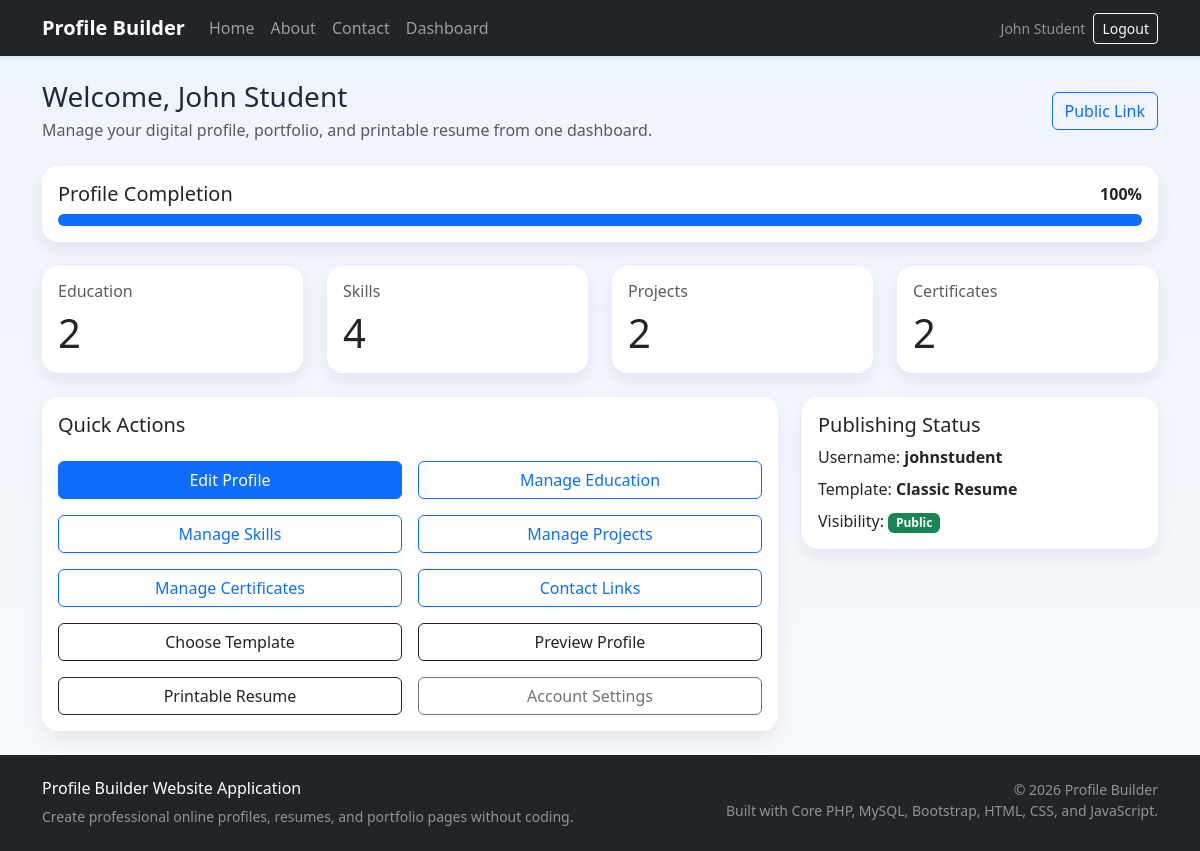
The page /user/dashboard.php (signed in) on the database its author committed.
### tables this page shows
CREATE TABLE users (
    id INT AUTO_INCREMENT PRIMARY KEY,
    name VARCHAR(100) NOT NULL,
    email VARCHAR(120) NOT NULL UNIQUE,
    password VARCHAR(255) NOT NULL,
    role ENUM('user', 'admin') NOT NULL DEFAULT 'user',
    status ENUM('active', 'inactive') NOT NULL DEFAULT 'active',
    created_at TIMESTAMP NOT NULL DEFAULT CURRENT_TIMESTAMP
);

CREATE TABLE profiles (
    id INT AUTO_INCREMENT PRIMARY KEY,
    user_id INT NOT NULL,
    username VARCHAR(50) NOT NULL UNIQUE,
    full_name VARCHAR(120) NOT NULL,
    headline VARCHAR(150) NOT NULL,
    bio TEXT NULL,
    date_of_birth DATE NULL,
    profile_photo VARCHAR(255) NULL,
    template_name VARCHAR(50) NOT NULL DEFAULT 'classic',
    privacy ENUM('public', 'private') NOT NULL DEFAULT 'public',
    created_at TIMESTAMP NOT NULL DEFAULT CURRENT_TIMESTAMP,
    updated_at TIMESTAMP NOT NULL DEFAULT CURRENT_TIMESTAMP ON UPDATE CURRENT_TIMESTAMP,
    CONSTRAINT fk_profiles_user FOREIGN KEY (user_id) REFERENCES users(id) ON DELETE CASCADE
);

### includes/functions.php (called while the page is built, shortened)
<?php
require_once __DIR__ . '/../config/database.php';
function db(): PDO
{
    global $pdo;
    return $pdo;
}
function e(?string $value): string
{
    return htmlspecialchars((string) $value, ENT_QUOTES, 'UTF-8');
}
function current_user(): ?array
{
    return $_SESSION['user'] ?? null;
}
function is_logged_in(): bool
{
    return current_user() !== null;
}
function update_session_user(): void
{
    $stmt = db()->prepare('SELECT id, name, email, role, status, created_at FROM users WHERE id = ? LIMIT 1');
    $stmt->execute([current_user()['id']]);
}
function get_user_profile(int $userId): ?array
{
    $stmt = db()->prepare('SELECT * FROM profiles WHERE user_id = ? LIMIT 1');
    $stmt->execute([$userId]);
    return $stmt->fetch() ?: null;
}
function get_user_contact(int $userId): ?array
{
    $stmt = db()->prepare('SELECT * FROM contacts WHERE user_id = ? LIMIT 1');
    $stmt->execute([$userId]);
    return $stmt->fetch() ?: null;
}
function get_records(string $table, int $userId, string $orderBy = 'id DESC'): array
{
    $allowed = ['education', 'skills', 'projects', 'certificates'];
    $stmt = db()->prepare("SELECT * FROM {$table} WHERE user_id = ? ORDER BY {$orderBy}");
    $stmt->execute([$userId]);
    return $stmt->fetchAll();
}
function profile_completion(int $userId): int
{
    $checks = 0;
    $completed = 0;
    $profile = get_user_profile($userId);
    $contact = get_user_contact($userId);
    $education = get_records('education', $userId);
    $skills = get_records('skills', $userId);
    $projects = get_records('projects', $userId);
    $certificates = get_records('certificates', $userId);
    $checks++;
    if ($profile && $profile['full_name'] && $profile['headline']) {
        $completed++;
    }
    $checks++;
    if (!empty($education)) {
        $completed++;
    }
    $checks++;
    if (!empty($skills)) {
        $completed++;
    }
    $checks++;
    if (!empty($projects)) {
        $completed++;
    }
    $checks++;
    if (!empty($certificates)) {
        $completed++;
    }
    $checks++;
    if ($contact && ($contact['email'] || $contact['phone'] || $contact['website'])) {
        $completed++;
    }
    $checks++;
    if ($profile && $profile['template_name']) {
        $completed++;
    }
    return (int) round(($completed / max($checks, 1)) * 100);
}
function get_templates(): array
{
    return [
        'classic' => 'Classic Resume',
        'modern' => 'Modern Portfolio',
        'minimal' => 'Minimal Professional',
    ];
}
function public_profile_link(string $username): string
{
    return '/profile-builder-website-application/public/view.php?u=' . urlencode($username);
}
function profile_visibility_badge(string $privacy): string
{
    return $privacy === 'public' ? 'success' : 'secondary';
}

### user/dashboard.php (the view, shortened to what this page needs)
<?php
update_session_user();
$userId = (int) current_user()['id'];
$completion = profile_completion($userId);
$stats = [
    'Education' => count(get_records('education', $userId)),
    'Skills' => count(get_records('skills', $userId)),
    'Projects' => count(get_records('projects', $userId)),
    'Certificates' => count(get_records('certificates', $userId)),
];
require_once __DIR__ . '/../includes/header.php';
?>
<div class="d-flex justify-content-between align-items-center mb-4">
    <div>
        <h1 class="h3 mb-1">Welcome, <?= e(current_user()['name']); ?></h1>
        <p class="text-muted mb-0">Manage your digital profile, portfolio, and printable resume from one dashboard.</p>
    </div>
    <?php if ($profile && $profile['username']): ?>
        <a class="btn btn-outline-primary" href="<?= e(public_profile_link($profile['username'])); ?>" target="_blank">Public Link</a>
    <?php endif; ?>
</div>
<div class="card dashboard-card mb-4">
    <div class="card-body">
        <div class="d-flex justify-content-between align-items-center mb-2">
            <h2 class="h5 mb-0">Profile Completion</h2>
            <span class="fw-semibold"><?= $completion; ?>%</span>
        </div>
        <div class="progress" style="height: 12px;">
            <div class="progress-bar" role="progressbar" style="width: <?= $completion; ?>%;"></div>
        </div>
    </div>
</div>
<div class="row g-4 mb-4">
    <?php foreach ($stats as $label => $value): ?>
        <div class="col-md-6 col-lg-3">
            <div class="card dashboard-card h-100">
                <div class="card-body">
                    <h3 class="h6 text-muted"><?= e($label); ?></h3>
                    <p class="display-6 mb-0"><?= $value; ?></p>
                </div>
            </div>
        </div>
    <?php endforeach; ?>
</div>
<div class="row g-4">
    <div class="col-lg-8">
        <div class="card dashboard-card">
            <div class="card-body">
                <h2 class="h5">Quick Actions</h2>
                <div class="row g-3 mt-1">
                    <div class="col-md-6"><a class="btn btn-primary w-100" href="/profile-builder-website-application/user/profile.php">Edit Profile</a></div>
                    <div class="col-md-6"><a class="btn btn-outline-primary w-100" href="/profile-builder-website-application/user/education.php">Manage Education</a></div>
                    <div class="col-md-6"><a class="btn btn-outline-primary w-100" href="/profile-builder-website-application/user/skills.php">Manage Skills</a></div>
                    <div class="col-md-6"><a class="btn btn-outline-primary w-100" href="/profile-builder-website-application/user/projects.php">Manage Projects</a></div>
                    <div class="col-md-6"><a class="btn btn-outline-primary w-100" href="/profile-builder-website-application/user/certificates.php">Manage Certificates</a></div>
                    <div class="col-md-6"><a class="btn btn-outline-primary w-100" href="/profile-builder-website-application/user/contact.php">Contact Links</a></div>
                    <div class="col-md-6"><a class="btn btn-outline-dark w-100" href="/profile-builder-website-application/user/templates.php">Choose Template</a></div>
                    <div class="col-md-6"><a class="btn btn-outline-dark w-100" href="/profile-builder-website-application/user/preview.php">Preview Profile</a></div>
                    <div class="col-md-6"><a class="btn btn-outline-dark w-100" href="/profile-builder-website-application/user/resume.php" target="_blank">Printable Resume</a></div>
                    <div class="col-md-6"><a class="btn btn-outline-secondary w-100" href="/profile-builder-website-application/user/settings.php">Account Settings</a></div>
                </div>
            </div>
        </div>
    </div>
    <div class="col-lg-4">
        <div class="card dashboard-card">
            <div class="card-body">
                <h2 class="h5">Publishing Status</h2>
                <?php if ($profile): ?>
                    <p class="mb-2">Username: <strong><?= e($profile['username']); ?></strong></p>
                    <p class="mb-2">Template: <strong><?= e(get_templates()[$profile['template_name']] ?? 'Classic Resume'); ?></strong></p>
                    <p class="mb-0">Visibility:
                        <span class="badge bg-<?= e(profile_visibility_badge($profile['privacy'])); ?>">
                            <?= e(ucfirst($profile['privacy'])); ?>
                        </span>
                    </p>
                <?php else: ?>
                    <p class="mb-0 text-muted">Create your profile first to publish a public link.</p>
                <?php endif; ?>
            </div>
        </div>
    </div>
</div>
<?php require_once __DIR__ . '/../includes/footer.php'; ?>

### includes/header.php (shortened to what this page needs)
<?php
require_once __DIR__ . '/functions.php';
?>
<!DOCTYPE html>
<html lang="en">
<head>
    <link href="https://cdn.jsdelivr.net/npm/bootstrap@5.3.3/dist/css/bootstrap.min.css" rel="stylesheet">
    <link rel="stylesheet" href="/profile-builder-website-application/assets/css/style.css">
</head>
<body>
<nav class="navbar navbar-expand-lg navbar-dark bg-dark shadow-sm">
    <div class="container">
        <a class="navbar-brand fw-bold" href="/profile-builder-website-application/index.php">Profile Builder</a>
        <div class="collapse navbar-collapse" id="mainNavbar">
            <ul class="navbar-nav me-auto mb-2 mb-lg-0">
                <li class="nav-item"><a class="nav-link" href="/profile-builder-website-application/index.php">Home</a></li>
                <li class="nav-item"><a class="nav-link" href="/profile-builder-website-application/about.php">About</a></li>
                <li class="nav-item"><a class="nav-link" href="/profile-builder-website-application/contact.php">Contact</a></li>
                <?php if (is_logged_in()): ?>
                    <li class="nav-item"><a class="nav-link" href="/profile-builder-website-application/user/dashboard.php">Dashboard</a></li>
                <?php endif; ?>
            </ul>
            <div class="d-flex align-items-center gap-2">
                <?php if (is_logged_in()): ?>
                    <span class="text-white-50 small"><?= e(current_user()['name']); ?></span>
                    <a class="btn btn-outline-light btn-sm" href="/profile-builder-website-application/auth/logout.php">Logout</a>
                <?php else: ?>
                    <a class="btn btn-outline-light btn-sm" href="/profile-builder-website-application/auth/login.php">Login</a>
                    <a class="btn btn-warning btn-sm" href="/profile-builder-website-application/auth/register.php">Register</a>
                <?php endif; ?>
            </div>
        </div>
    </div>
</nav>
<main class="py-4">
    <div class="container">

### assets/css/style.css (style rules this page uses)
:root { --primary-color: #0f4c81; --secondary-color: #1f2937; --accent-color: #f59e0b; --surface-color: #f8fafc; }
body { background: linear-gradient(180deg, #eef4ff 0%, #f8fafc 100%); color: #1f2937; min-height: 100vh; }
.dashboard-card { border: 0; border-radius: 1rem; box-shadow: 0 0.5rem 1.2rem rgba(15, 23, 42, 0.08); }

### rows shown on the page
users: name "John Student"
profiles: username "johnstudent", template_name "Classic Resume", privacy "Public"

### other values the page prints
$completion "100"
$label "Education"
$value "2"
$label "Skills"
$value "4"
$label "Projects"
$label "Certificates"
